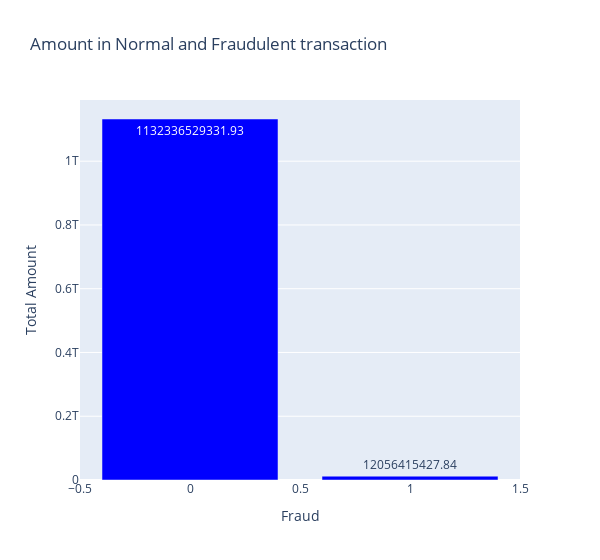

The notebook cell this image was saved under:
### Markdown cell above
Fraudulent transactions have a distribution more even than valid transactions, that are equaly distributed in time.

### Code cell
# total amount of transactions in Fraudulent and Normal both

data = pd.DataFrame(df.groupby(['isFraud'])['amount'].sum()).reset_index()
trace = go.Bar(
    x = data['isFraud'],y = data['amount'],
    name="Amount in Normal and Fraudulent transaction",
    marker=dict(color="Blue"),
    text=data['amount']
)
data_df = [trace]
layout = dict(title = 'Amount in Normal and Fraudulent transaction',
          xaxis = dict(title = 'Fraud', showticklabels=True), 
          yaxis = dict(title = 'Total Amount'),
          hovermode = 'closest',width=600
         )
fig = dict(data=data_df, layout=layout)
iplot(fig, filename='fraud')

### Figure 1 — Plotly figure (JSON) as saved in the notebook; plotly's stock layout.template omitted (floating-point values rounded to 4 significant figures)
{"data": [{"marker": {"color": "Blue"}, "name": "Amount in Normal and Fraudulent transaction", "text": [1132000000000.0, 12060000000.0], "type": "bar", "x": [0, 1], "y": [1132000000000.0, 12060000000.0]}], "layout": {"hovermode": "closest", "title": {"text": "Amount in Normal and Fraudulent transaction"}, "width": 600, "xaxis": {"showticklabels": true, "title": {"text": "Fraud"}}, "yaxis": {"title": {"text": "Total Amount"}}}}
